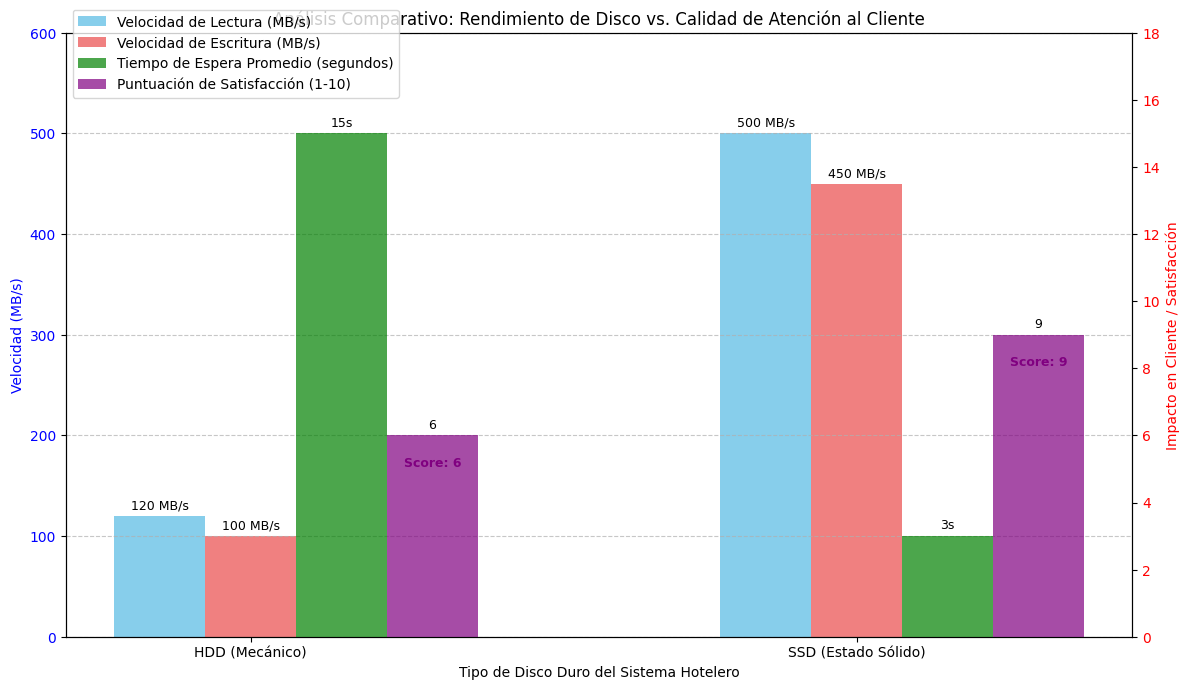

Reproduce this figure in Python.
# -*- coding: utf-8 -*-
"""Untitled0.ipynb

Automatically generated by Colab.

Original file is located at
    https://colab.research.google.com/drive/1T1CkIruFHKf-kweVisgWVPaQusm2gugo
"""

import matplotlib.pyplot as plt
import numpy as np

def plot_disk_performance_vs_customer_service_corrected():
    """
    Genera un gráfico de barras que muestra la relación entre la velocidad de lectura/escritura del disco
    y el impacto en la calidad de atención al cliente (representado por tiempo de espera/fricción),
    incluyendo los valores numéricos directamente en el gráfico, usando barras para todas las métricas.
    """

    # Datos de rendimiento de disco (MB/s) - Valores típicos
    disk_types = ['HDD (Mecánico)', 'SSD (Estado Sólido)']
    avg_read_speed = [120, 500]  # MB/s
    avg_write_speed = [100, 450] # MB/s

    # Datos de impacto en la calidad de atención al cliente
    avg_customer_wait_time = [15, 3] # Segundos (ej. para un check-in o consulta de reserva)
    customer_satisfaction_score = [6, 9] # Escala de 1-10, donde 10 es muy satisfecho

    # Posiciones en el eje X para las barras
    x = np.arange(len(disk_types))
    bar_width = 0.15 # Reducido el ancho de las barras para acomodar más

    fig, ax1 = plt.subplots(figsize=(12, 7))

    # --- Barras para Velocidad de Lectura/Escritura en el Eje Y Izquierdo ---
    rects_read = ax1.bar(x - bar_width, avg_read_speed, bar_width, label='Velocidad de Lectura (MB/s)', color='skyblue')
    rects_write = ax1.bar(x, avg_write_speed, bar_width, label='Velocidad de Escritura (MB/s)', color='lightcoral')

    ax1.set_xlabel('Tipo de Disco Duro del Sistema Hotelero')
    ax1.set_ylabel('Velocidad (MB/s)', color='blue')
    ax1.tick_params(axis='y', labelcolor='blue')
    ax1.set_title('Análisis Comparativo: Rendimiento de Disco vs. Calidad de Atención al Cliente')
    ax1.set_xticks(x)
    ax1.set_xticklabels(disk_types)
    ax1.set_ylim(0, max(max(avg_read_speed), max(avg_write_speed)) * 1.2) # Ajustar límite y para las barras de velocidad

    # --- Eje Secundario para Calidad de Atención al Cliente (también con barras) ---
    ax2 = ax1.twinx() # Crea un segundo eje Y que comparte el mismo eje X

    # Barras para el tiempo de espera
    rects_wait = ax2.bar(x + bar_width, avg_customer_wait_time, bar_width, label='Tiempo de Espera Promedio (segundos)', color='green', alpha=0.7)
    # Barras para la satisfacción del cliente
    rects_satisfaction = ax2.bar(x + 2 * bar_width, customer_satisfaction_score, bar_width, label='Puntuación de Satisfacción (1-10)', color='purple', alpha=0.7)


    ax2.set_ylabel('Impacto en Cliente / Satisfacción', color='red')
    ax2.tick_params(axis='y', labelcolor='red')
    ax2.set_ylim(0, 18) # Ajustar límite y para las barras de impacto, dando espacio para las etiquetas

    # Combinar leyendas de ambos ejes
    lines, labels = ax1.get_legend_handles_labels()
    lines2, labels2 = ax2.get_legend_handles_labels()
    ax2.legend(lines + lines2, labels + labels2, loc='upper left', bbox_to_anchor=(0, 1.05)) # Ajustar posición para que no se superponga

    ax1.grid(axis='y', linestyle='--', alpha=0.7)

    # --- Añadir valores numéricos en las barras ---

    # Función auxiliar para etiquetar barras
    def autolabel_bars(rects, ax_target, suffix=""):
        for rect in rects:
            height = rect.get_height()
            ax_target.annotate(f'{height:.0f}{suffix}',
                               xy=(rect.get_x() + rect.get_width() / 2, height),
                               xytext=(0, 3),  # 3 puntos de offset vertical
                               textcoords="offset points",
                               ha='center', va='bottom', fontsize=9)

    autolabel_bars(rects_read, ax1, " MB/s")
    autolabel_bars(rects_write, ax1, " MB/s")
    autolabel_bars(rects_wait, ax2, "s")
    autolabel_bars(rects_satisfaction, ax2, "") # La etiqueta de satisfacción ya incluye "Score"

    # Etiqueta especial para los scores de satisfacción (quizás quieras un formato diferente)
    for rect in rects_satisfaction:
        height = rect.get_height()
        ax2.annotate(f'Score: {height:.0f}',
                     xy=(rect.get_x() + rect.get_width() / 2, height),
                     xytext=(0, -15), # Offset negativo para que esté debajo
                     textcoords="offset points",
                     ha='center', va='top', fontsize=9, color='purple', fontweight='bold')


    fig.tight_layout()
    plt.show()

if __name__ == "__main__":
    plot_disk_performance_vs_customer_service_corrected()
